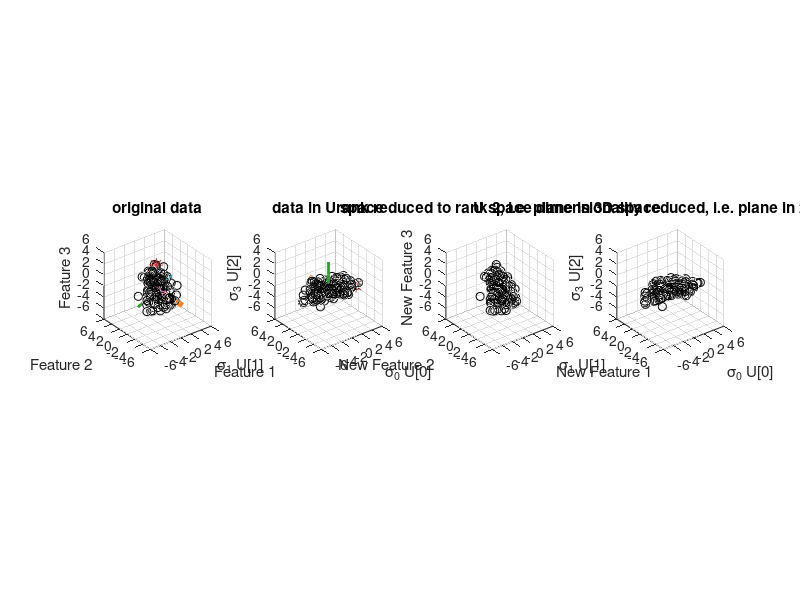

MATLAB code to generate this figure:
% Sascha Spors, Professorship Signal Theory and Digital Signal Processing, 
% Institute of Communications Engineering (INT), Faculty of Computer Science
% and Electrical Engineering (IEF), University of Rostock, Germany
%
% Data Driven Audio Signal Processing - A Tutorial with Computational Examples
% Feel free to contact lecturer frank.schultz@uni-rostock.de
%
% Exercise 06: SVD / PCA on 3D data

clear all
%close all
clc

rng(4)
xmax = 6;

N = 200;
R = 3;
mu = [0, 0, 0];
sigma = [3, 2, 0; 2, 3, 1; 0, 1, 1];
A = mvnrnd(mu, sigma, N);
A = A - mean(A);  % if mean free col SVD and pca() are same
if R ~= rank(A)  % check rank
    disp('!!! matrix A has not the desired rank R !!!')
end

[coeff, score, latent] = pca(A);
[U, S, V] = svd(A);
pcs = U*S;  % known as principal component signals/scores
pcl = V;  % known as principal component loadings/coefficients

%% check pca() vs. SVD solution -> must yield numerical zero
tmp = 0;
for c=1:size(score, 2)
    tmp = tmp + min(norm(pcs(:, c) + score(:, c)), norm(pcs(:, c) - score(:, c)));
    tmp = tmp + min(norm(pcl(:, c) + coeff(:, c)), norm(pcl(:, c) - coeff(:, c))); 
end
disp('we should get numerical zero which indicates our manual SVD == pca()')
tmp / size(score, 2) / 2

%% check 4 subspaces
disp('4 subspace check of A -> orth() / null() vs. SVD data')
norm(orth(A) - U(:, 1:R),'fro')  % check column space == 1st two cols of U
null(A)  % check null space == zero vec
norm(orth(A') - V, 'fro')  % check row space == all V
norm(null(A') - U(:, R+1:end), 'fro')  % check left null space, remaining cols of U->large

%%
disp('the variance of the principal component signals')
var(pcs).'
disp('is equal to the eigvals(A''*A) / (N-1)')
R = A'*A / (size(A, 1)-1);
sort(eig(R), 'descend')
disp('is equal to the (sing vals of A)^2 / (N-1)')
diag(S'*S) / (size(A, 1)-1)
disp('is equal to latent from pca()')
latent


%%
R_red = 2;
Dim_red = R_red;

% rank1-matrix superposition up to rank R_red
S_tmp = S;
for r = R_red+1:size(S, 2)
    S_tmp(r, r) = 0;
end
A_R_red = (U*S_tmp) * V';
% we can do this also by setting corresponding PC loadings to zero
% V_red = V;
% V_red(:, R_red+1:end) = 0;
% A_R_red = (U*S) * V_red';

A_Dim_red = A*0;  % we use same dim as A for convenient plotting the data
% however the last R-Dim_red columns are exactly zero and thus the matrix
% is of dim N x Dim_red
A_Dim_red(:, 1:Dim_red) = pcs(:, 1:Dim_red);  % pcs = U*S
% cf. the lecture approach, slide 5-23:
%   tmp = A*0;
%   tmp(:, 1:Dim_red) = A * V(:, 1:Dim_red);

% if Dim_red == R_red the matrix
A_R_red2 = A_Dim_red(:, 1:Dim_red) * V(:, 1:Dim_red)';
% is same as A_R_red from above
norm(A_R_red2-A_R_red,'fro')
% in lecture known as
% Reconstruction using a limited number of principle components, cf. slide 5-23

%% plot
ax_original_feature_space = subplot(1, 4, 1);
for n = 1:N
    plot3(A(n, 1), A(n, 2), A(n, 3), 'ko'), hold on 
end
plot3([0, 5*V(1,1)],[0, 5*V(2,1)],[0, 5*V(3,1)], 'color', '#1f77b4', 'linewidth', 6)
plot3([0, 5*V(1,2)],[0, 5*V(2,2)],[0, 5*V(3,2)], 'color', '#ff7f0e', 'linewidth', 4)
plot3([0, 5*V(1,3)],[0, 5*V(2,3)],[0, 5*V(3,3)], 'color', '#2ca02c', 'linewidth', 2)
hold off
xlim([-xmax, xmax])
ylim([-xmax, xmax])
zlim([-xmax, xmax])
axis square
xlabel('Feature 1')
ylabel('Feature 2')
zlabel('Feature 3')
title('original data')
grid on

ax_pc_space = subplot(1, 4, 2);
for n = 1:N
    plot3(pcs(n, 1), pcs(n, 2), pcs(n, 3), 'ko'), hold on 
end
% we can plot PC directions
% make sure that the example has no reflection in the SVD data!
% hence usage of rng(4)
plot3([0, 5], [0, 0], [0, 0], 'color', '#1f77b4', 'linewidth', 6)
plot3([0, 0], [0, 5], [0, 0], 'color', '#ff7f0e', 'linewidth', 4)
plot3([0, 0], [0, 0], [0, 5], 'color', '#2ca02c', 'linewidth', 2)
hold off
xlim([-xmax, xmax])
ylim([-xmax, xmax])
zlim([-xmax, xmax])
axis square
xlabel('\sigma_0 U[0]')
ylabel('\sigma_1 U[1]')
zlabel('\sigma_3 U[2]')
title('data in U space')
grid on

subplot(1, 4, 3)
for n = 1:N
    plot3(A_R_red(n, 1), A_R_red(n, 2), A_R_red(n, 3), 'ko'), hold on 
end
hold off
xlim([-xmax, xmax])
ylim([-xmax, xmax])
zlim([-xmax, xmax])
axis square
xlabel('New Feature 1')
ylabel('New Feature 2')
zlabel('New Feature 3')
title('rank reduced to rank 2, i.e. plane in 3D space')
grid on

subplot(1, 4, 4)
for n = 1:N
    plot3(A_Dim_red(n, 1), A_Dim_red(n, 2), A_Dim_red(n, 3), 'ko'), hold on 
end
hold off
xlim([-xmax, xmax])
ylim([-xmax, xmax])
zlim([-xmax, xmax])
axis square
xlabel('\sigma_0 U[0]')
ylabel('\sigma_1 U[1]')
zlabel('\sigma_3 U[2]')
title('U space dimensionality reduced, i.e. plane in 2D space')
grid on



%%
disp('percentage of explained variance')
latent/sum(latent) * 100
disp('cumsum percentage of explained variance')
cumsum(latent)/sum(latent)*100

xmax
disp('xmax should be larger than')
max([max(max(abs(A)))...
max(max(abs(pcs)))...
max(max(abs(A_R_red)))...
max(max(abs(A_Dim_red)))])

%%
% check specific data points
n1 = 187;
n2 = 120;
n3 = 60

axes(ax_original_feature_space)
hold on
plot3(A(n1,1), A(n1,2), A(n1,3), '*', 'color', '#d62728', 'markersize', 10)
plot3(A(n2,1), A(n2,2), A(n2,3), 'p', 'color', '#e377c2', 'markersize', 10)
plot3(A(n3,1), A(n3,2), A(n3,3), 'x', 'color', '#17becf', 'markersize', 10)
hold off
axes(ax_pc_space)
hold on
plot3(S(1,1) * U(n1,1), S(2,2) * U(n1,2), S(3,3) * U(n1,3), '*', 'color', '#d62728', 'markersize', 10)
plot3(S(1,1) * U(n2,1), S(2,2) * U(n2,2), S(3,3) * U(n2,3), 'p', 'color', '#e377c2', 'markersize', 10)
plot3(S(1,1) * U(n3,1), S(2,2) * U(n3,2), S(3,3) * U(n3,3), 'x', 'color', '#17becf', 'markersize', 10)
hold off






